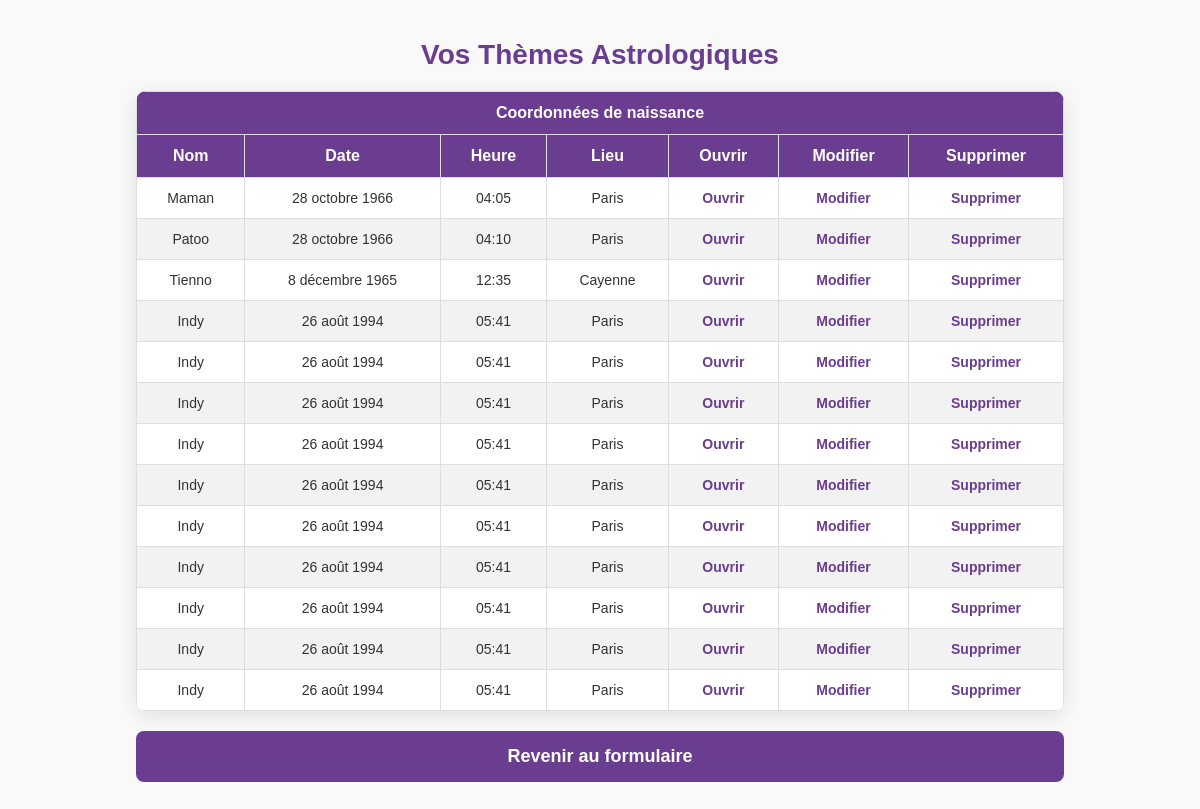
The app's page /themes/ (signed in), older data.
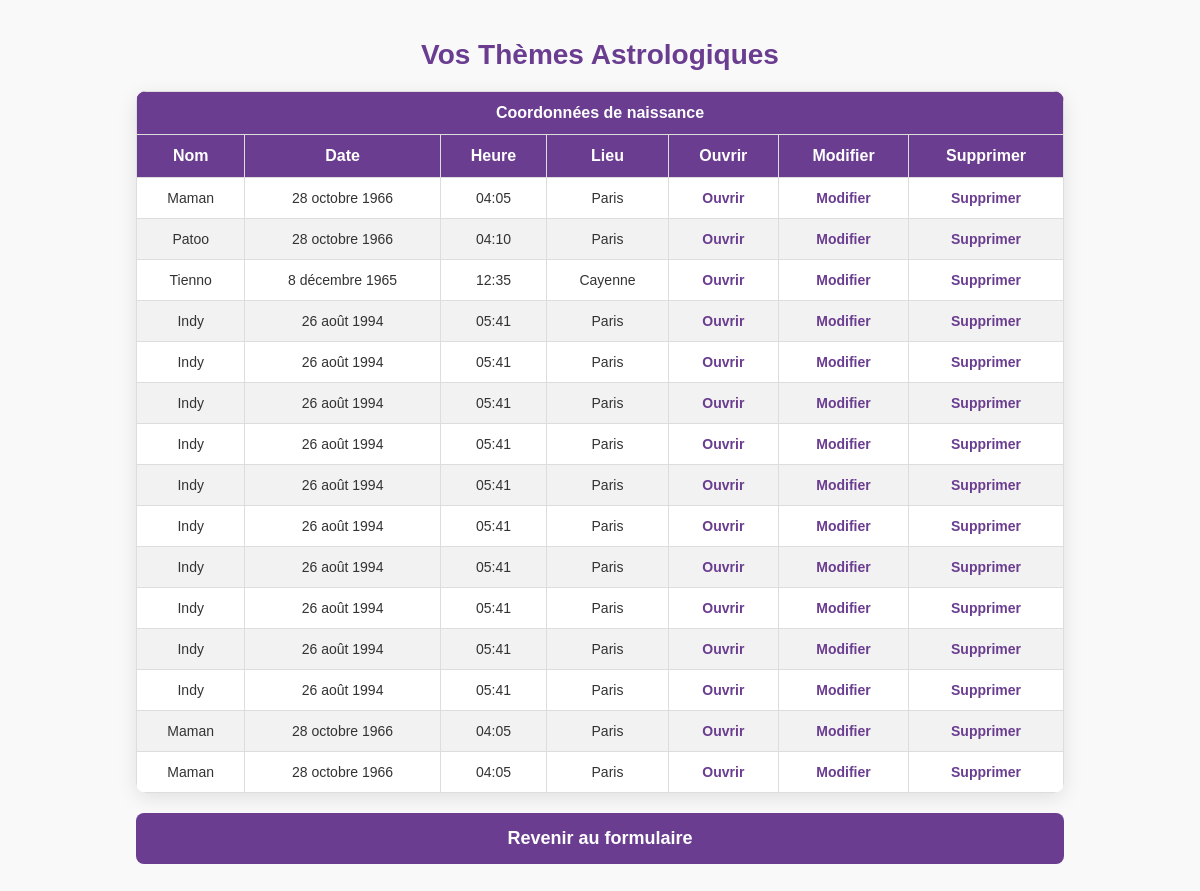
The same page, newer data.
### astroapp/models.py (models this page shows, shortened)
class ThemeAstrologique(models.Model):
    utilisateur = models.ForeignKey(User, on_delete=models.CASCADE)
    name = models.CharField(max_length=255)
    birthdate = models.DateField()
    birthtime = models.TimeField()
    country_of_birth = models.CharField(max_length=255)
    city_of_birth = models.CharField(max_length=255)
    date_de_creation = models.DateTimeField(auto_now_add=True)

### astroapp/views.py (the view)
# urls.py: path('themes/', views.liste_themes, name='liste_themes'),
@login_required
def liste_themes(request):
    if not request.user.is_authenticated:
        return redirect('connexion')  # Redirection si l'utilisateur n'est pas connecté
    themes = ThemeAstrologique.objects.filter(utilisateur=request.user)
    return render(request, 'liste_themes.html', {'themes': themes})

### astroapp/templates/liste_themes.html (shortened to what this page needs)
<!DOCTYPE html>
<html lang="fr">
<head>
</head>
<body>
    <h1>Vos Thèmes Astrologiques</h1>
    <table>
        <tr>
            <th colspan="7">Coordonnées de naissance</th>
        </tr>
        <tr>
            <th>Nom</th>
            <th>Date</th>
            <th>Heure</th>
            <th>Lieu</th>
            <th>Ouvrir</th>
            <th>Modifier</th>
            <th>Supprimer</th>
        </tr>
        {% for theme in themes %}
        <tr>
            <td>{{ theme.name }}</td>
            <td>{{ theme.birthdate }}</td>
            <td>{{ theme.birthtime }}</td>
            <td>{{ theme.city_of_birth }}</td>
            <td>
                <a href="{% url 'ouvrir_theme' theme.id %}">Ouvrir</a>
            </td>
            <td>
                <a href="{% url 'modifier_theme' theme.id %}">Modifier</a>
            </td>
            <td>
                <a href="{% url 'supprimer_theme' theme.id %}">Supprimer</a>
            </td>
        </tr>
        {% endfor %}
    </table>
    <a href="{% url 'birth_data' %}" class="btn-retour-formulaire">Revenir au formulaire</a>
</body>
</html>

Row changes from the older to the newer data that the page shows:
added ThemeAstrologique: name "Maman", birthdate "28 octobre 1966", birthtime "04:05", city_of_birth "Paris"
added ThemeAstrologique: name "Maman", birthdate "28 octobre 1966", birthtime "04:05", city_of_birth "Paris"
